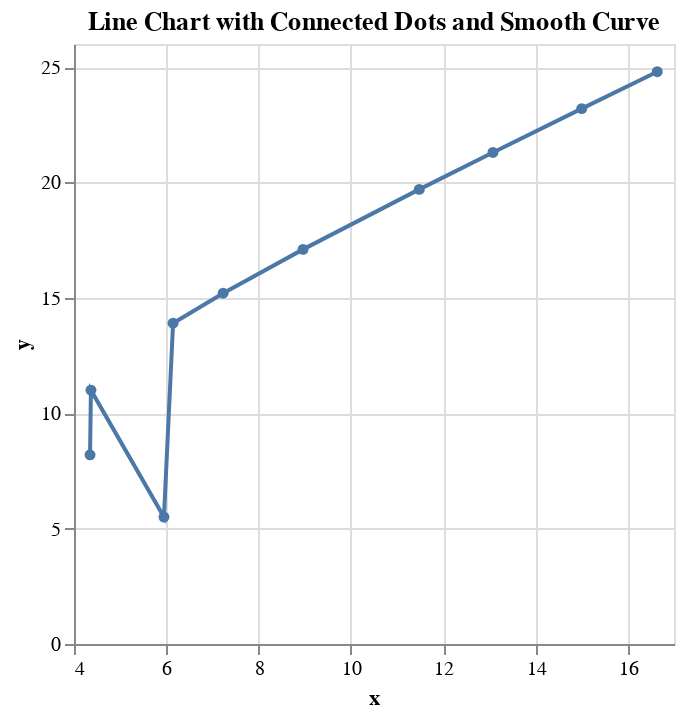

Notebook code for this chart:
### Code cell
import numpy as np
import pandas as pd
import altair as alt

# Your data
data = pd.DataFrame({
    'x': np.array([5.948933, 4.347477, 4.366947, 6.146769, 7.231461, 8.962194, 11.480154, 13.076906, 15.000884, 16.637241]),
    'y': np.array([5.5, 8.2, 11.0, 13.9, 15.2, 17.1, 19.7, 21.3, 23.2, 24.8])
})

# Create a line chart with markers and a smooth curve
line = alt.Chart(data).mark_line(point=True).encode(
    x=alt.X('x', sort=None),
    y='y'
).properties(
    title='Line Chart with Connected Dots and Smooth Curve'
)

# Display the plot
line

### Figure 1 — Vega-Lite specification as saved in the notebook (floating-point values rounded to 4 significant figures)
{"config": {"view": {"continuousWidth": 300, "continuousHeight": 300}}, "data": {"name": "data-86d531e9fbddb9fc1e26c1a774ec50b4"}, "mark": {"type": "line", "point": true}, "encoding": {"x": {"field": "x", "sort": null, "type": "quantitative"}, "y": {"field": "y", "type": "quantitative"}}, "title": "Line Chart with Connected Dots and Smooth Curve", "$schema": "https://vega.github.io/schema/vega-lite/v5.14.1.json", "datasets": {"data-86d531e9fbddb9fc1e26c1a774ec50b4": [{"x": 5.949, "y": 5.5}, {"x": 4.347, "y": 8.2}, {"x": 4.367, "y": 11.0}, {"x": 6.147, "y": 13.9}, {"x": 7.231, "y": 15.2}, {"x": 8.962, "y": 17.1}, {"x": 11.48, "y": 19.7}, {"x": 13.08, "y": 21.3}, {"x": 15.0, "y": 23.2}, {"x": 16.64, "y": 24.8}]}}
